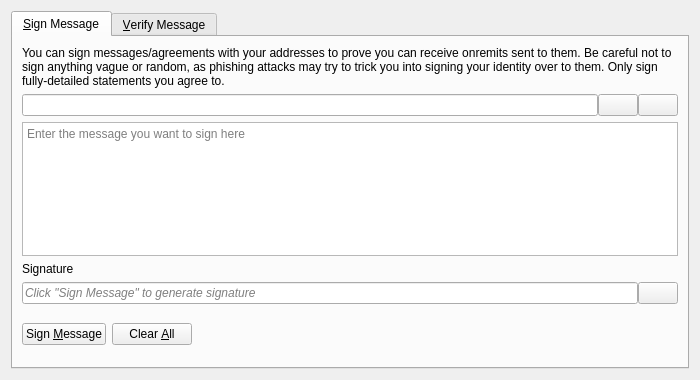
<?xml version="1.0" encoding="UTF-8"?>
<ui version="4.0">
 <class>SignVerifyMessageDialog</class>
 <widget class="QDialog" name="SignVerifyMessageDialog">
  <property name="geometry">
   <rect>
    <x>0</x>
    <y>0</y>
    <width>700</width>
    <height>380</height>
   </rect>
  </property>
  <property name="windowTitle">
   <string>Signatures - Sign / Verify a Message</string>
  </property>
  <property name="modal">
   <bool>true</bool>
  </property>
  <layout class="QVBoxLayout" name="verticalLayout">
   <item>
    <widget class="QTabWidget" name="tabWidget">
     <property name="currentIndex">
      <number>0</number>
     </property>
     <widget class="QWidget" name="tabSignMessage">
      <attribute name="title">
       <string>&amp;Sign Message</string>
      </attribute>
      <layout class="QVBoxLayout" name="verticalLayout_SM">
       <item>
        <widget class="QLabel" name="infoLabel_SM">
         <property name="text">
          <string>You can sign messages/agreements with your addresses to prove you can receive onremits sent to them. Be careful not to sign anything vague or random, as phishing attacks may try to trick you into signing your identity over to them. Only sign fully-detailed statements you agree to.</string>
         </property>
         <property name="textFormat">
          <enum>Qt::PlainText</enum>
         </property>
         <property name="wordWrap">
          <bool>true</bool>
         </property>
        </widget>
       </item>
       <item>
        <layout class="QHBoxLayout" name="horizontalLayout_1_SM">
         <property name="spacing">
          <number>0</number>
         </property>
         <item>
          <widget class="QValidatedLineEdit" name="addressIn_SM">
           <property name="toolTip">
            <string>The OnRemit address to sign the message with</string>
           </property>
          </widget>
         </item>
         <item>
          <widget class="QPushButton" name="addressBookButton_SM">
           <property name="toolTip">
            <string>Choose previously used address</string>
           </property>
           <property name="text">
            <string/>
           </property>
           <property name="icon">
            <iconset resource="../bitcoin.qrc">
             <normaloff>:/icons/address-book</normaloff>:/icons/address-book</iconset>
           </property>
           <property name="shortcut">
            <string>Alt+A</string>
           </property>
           <property name="autoDefault">
            <bool>false</bool>
           </property>
          </widget>
         </item>
         <item>
          <widget class="QPushButton" name="pasteButton_SM">
           <property name="toolTip">
            <string>Paste address from clipboard</string>
           </property>
           <property name="text">
            <string/>
           </property>
           <property name="icon">
            <iconset resource="../bitcoin.qrc">
             <normaloff>:/icons/editpaste</normaloff>:/icons/editpaste</iconset>
           </property>
           <property name="shortcut">
            <string>Alt+P</string>
           </property>
           <property name="autoDefault">
            <bool>false</bool>
           </property>
          </widget>
         </item>
        </layout>
       </item>
       <item>
        <widget class="QPlainTextEdit" name="messageIn_SM">
         <property name="toolTip">
          <string>Enter the message you want to sign here</string>
         </property>
         <property name="placeholderText">
          <string>Enter the message you want to sign here</string>
         </property>
        </widget>
       </item>
       <item>
        <widget class="QLabel" name="signatureLabel_SM">
         <property name="text">
          <string>Signature</string>
         </property>
         <property name="textFormat">
          <enum>Qt::PlainText</enum>
         </property>
        </widget>
       </item>
       <item>
        <layout class="QHBoxLayout" name="horizontalLayout_2_SM">
         <property name="spacing">
          <number>0</number>
         </property>
         <item>
          <widget class="QLineEdit" name="signatureOut_SM">
           <property name="placeholderText">
            <string>Click "Sign Message" to generate signature</string>
           </property>
           <property name="font">
            <font>
             <italic>true</italic>
            </font>
           </property>
           <property name="readOnly">
            <bool>true</bool>
           </property>
          </widget>
         </item>
         <item>
          <widget class="QPushButton" name="copySignatureButton_SM">
           <property name="toolTip">
            <string>Copy the current signature to the system clipboard</string>
           </property>
           <property name="text">
            <string/>
           </property>
           <property name="icon">
            <iconset resource="../bitcoin.qrc">
             <normaloff>:/icons/editcopy</normaloff>:/icons/editcopy</iconset>
           </property>
           <property name="autoDefault">
            <bool>false</bool>
           </property>
          </widget>
         </item>
        </layout>
       </item>
       <item>
        <layout class="QHBoxLayout" name="horizontalLayout_3_SM">
         <item>
          <widget class="QPushButton" name="signMessageButton_SM">
           <property name="toolTip">
            <string>Sign the message to prove you own this OnRemit address</string>
           </property>
           <property name="text">
            <string>Sign &amp;Message</string>
           </property>
           <property name="icon">
            <iconset resource="../bitcoin.qrc">
             <normaloff>:/icons/edit</normaloff>:/icons/edit</iconset>
           </property>
           <property name="autoDefault">
            <bool>false</bool>
           </property>
          </widget>
         </item>
         <item>
          <widget class="QPushButton" name="clearButton_SM">
           <property name="toolTip">
            <string>Reset all sign message fields</string>
           </property>
           <property name="text">
            <string>Clear &amp;All</string>
           </property>
           <property name="icon">
            <iconset resource="../bitcoin.qrc">
             <normaloff>:/icons/remove</normaloff>:/icons/remove</iconset>
           </property>
           <property name="autoDefault">
            <bool>false</bool>
           </property>
          </widget>
         </item>
         <item>
          <spacer name="horizontalSpacer_1_SM">
           <property name="orientation">
            <enum>Qt::Horizontal</enum>
           </property>
           <property name="sizeHint" stdset="0">
            <size>
             <width>40</width>
             <height>48</height>
            </size>
           </property>
          </spacer>
         </item>
         <item>
          <widget class="QLabel" name="statusLabel_SM">
           <property name="font">
            <font>
             <weight>75</weight>
             <bold>true</bold>
            </font>
           </property>
           <property name="text">
            <string/>
           </property>
           <property name="wordWrap">
            <bool>true</bool>
           </property>
          </widget>
         </item>
         <item>
          <spacer name="horizontalSpacer_2_SM">
           <property name="orientation">
            <enum>Qt::Horizontal</enum>
           </property>
           <property name="sizeHint" stdset="0">
            <size>
             <width>40</width>
             <height>48</height>
            </size>
           </property>
          </spacer>
         </item>
        </layout>
       </item>
      </layout>
     </widget>
     <widget class="QWidget" name="tabVerifyMessage">
      <attribute name="title">
       <string>&amp;Verify Message</string>
      </attribute>
      <layout class="QVBoxLayout" name="verticalLayout_VM">
       <item>
        <widget class="QLabel" name="infoLabel_VM">
         <property name="text">
          <string>Enter the receiver's address, message (ensure you copy line breaks, spaces, tabs, etc. exactly) and signature below to verify the message. Be careful not to read more into the signature than what is in the signed message itself, to avoid being tricked by a man-in-the-middle attack. Note that this only proves the signing party receives with the address, it cannot prove sendership of any transaction!</string>
         </property>
         <property name="textFormat">
          <enum>Qt::PlainText</enum>
         </property>
         <property name="alignment">
          <set>Qt::AlignLeading|Qt::AlignLeft|Qt::AlignTop</set>
         </property>
         <property name="wordWrap">
          <bool>true</bool>
         </property>
        </widget>
       </item>
       <item>
        <layout class="QHBoxLayout" name="horizontalLayout_1_VM">
         <property name="spacing">
          <number>0</number>
         </property>
         <item>
          <widget class="QValidatedLineEdit" name="addressIn_VM">
           <property name="toolTip">
            <string>The OnRemit address the message was signed with</string>
           </property>
          </widget>
         </item>
         <item>
          <widget class="QPushButton" name="addressBookButton_VM">
           <property name="toolTip">
            <string>Choose previously used address</string>
           </property>
           <property name="text">
            <string/>
           </property>
           <property name="icon">
            <iconset resource="../bitcoin.qrc">
             <normaloff>:/icons/address-book</normaloff>:/icons/address-book</iconset>
           </property>
           <property name="shortcut">
            <string>Alt+A</string>
           </property>
           <property name="autoDefault">
            <bool>false</bool>
           </property>
          </widget>
         </item>
        </layout>
       </item>
       <item>
        <widget class="QPlainTextEdit" name="messageIn_VM">
          <property name="toolTip">
            <string>The signed message to verify</string>
          </property>
          <property name="placeholderText">
            <string>The signed message to verify</string>
          </property>
        </widget>
       </item>
       <item>
        <widget class="QValidatedLineEdit" name="signatureIn_VM">
          <property name="toolTip">
            <string>The signature given when the message was signed</string>
          </property>
          <property name="placeholderText">
            <string>The signature given when the message was signed</string>
          </property>
        </widget>
       </item>
       <item>
        <layout class="QHBoxLayout" name="horizontalLayout_2_VM">
         <item>
          <widget class="QPushButton" name="verifyMessageButton_VM">
           <property name="toolTip">
            <string>Verify the message to ensure it was signed with the specified OnRemit address</string>
           </property>
           <property name="text">
            <string>Verify &amp;Message</string>
           </property>
           <property name="icon">
            <iconset resource="../bitcoin.qrc">
             <normaloff>:/icons/transaction_0</normaloff>:/icons/transaction_0</iconset>
           </property>
           <property name="autoDefault">
            <bool>false</bool>
           </property>
          </widget>
         </item>
         <item>
          <widget class="QPushButton" name="clearButton_VM">
           <property name="toolTip">
            <string>Reset all verify message fields</string>
           </property>
           <property name="text">
            <string>Clear &amp;All</string>
           </property>
           <property name="icon">
            <iconset resource="../bitcoin.qrc">
             <normaloff>:/icons/remove</normaloff>:/icons/remove</iconset>
           </property>
           <property name="autoDefault">
            <bool>false</bool>
           </property>
          </widget>
         </item>
         <item>
          <spacer name="horizontalSpacer_1_VM">
           <property name="orientation">
            <enum>Qt::Horizontal</enum>
           </property>
           <property name="sizeHint" stdset="0">
            <size>
             <width>40</width>
             <height>48</height>
            </size>
           </property>
          </spacer>
         </item>
         <item>
          <widget class="QLabel" name="statusLabel_VM">
           <property name="font">
            <font>
             <weight>75</weight>
             <bold>true</bold>
            </font>
           </property>
           <property name="text">
            <string/>
           </property>
           <property name="wordWrap">
            <bool>true</bool>
           </property>
          </widget>
         </item>
         <item>
          <spacer name="horizontalSpacer_2_VM">
           <property name="orientation">
            <enum>Qt::Horizontal</enum>
           </property>
           <property name="sizeHint" stdset="0">
            <size>
             <width>40</width>
             <height>48</height>
            </size>
           </property>
          </spacer>
         </item>
        </layout>
       </item>
      </layout>
     </widget>
    </widget>
   </item>
  </layout>
 </widget>
 <customwidgets>
  <customwidget>
   <class>QValidatedLineEdit</class>
   <extends>QLineEdit</extends>
   <header>qt/qvalidatedlineedit.h</header>
  </customwidget>
 </customwidgets>
 <resources>
  <include location="../bitcoin.qrc"/>
 </resources>
 <connections/>
</ui>
